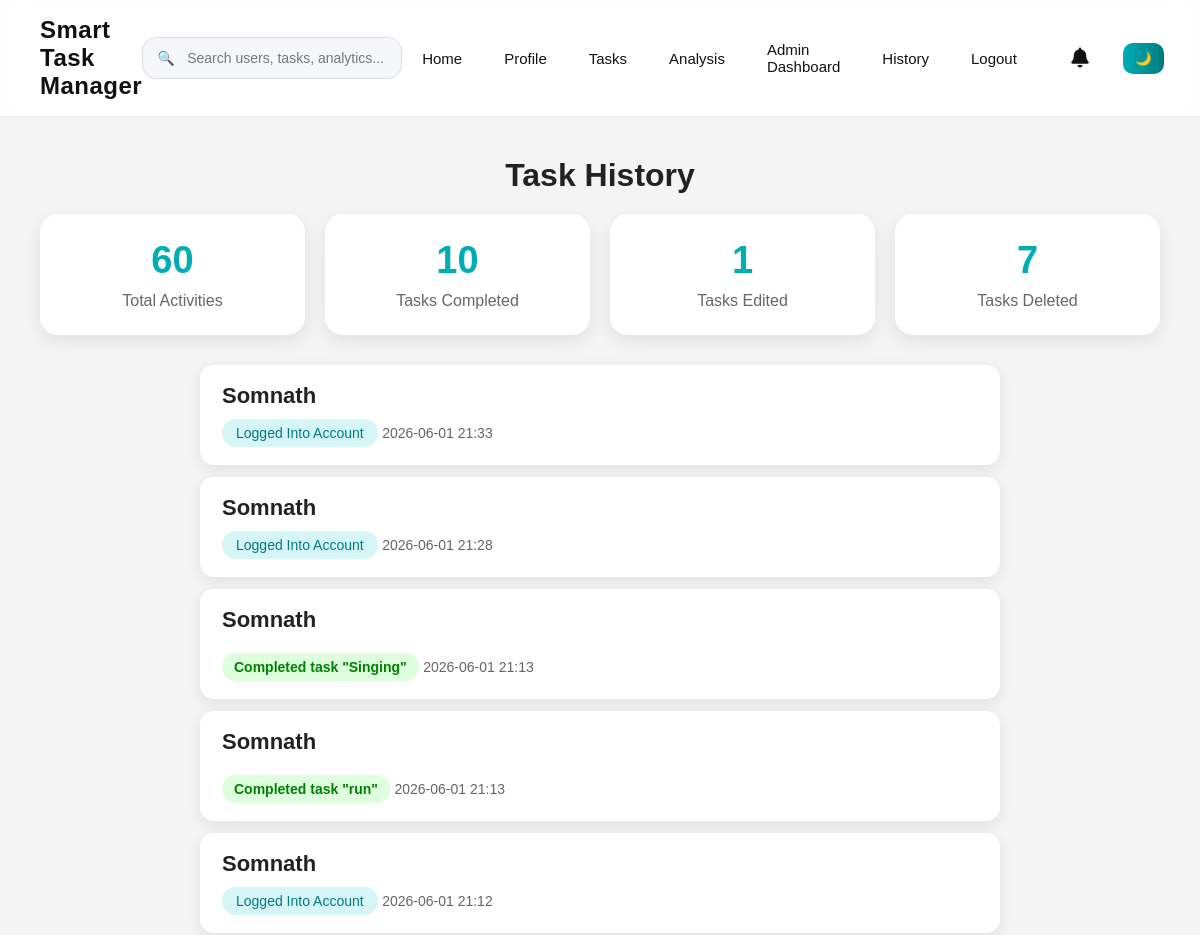
Page /history (signed in, upper part) on the earlier database version.
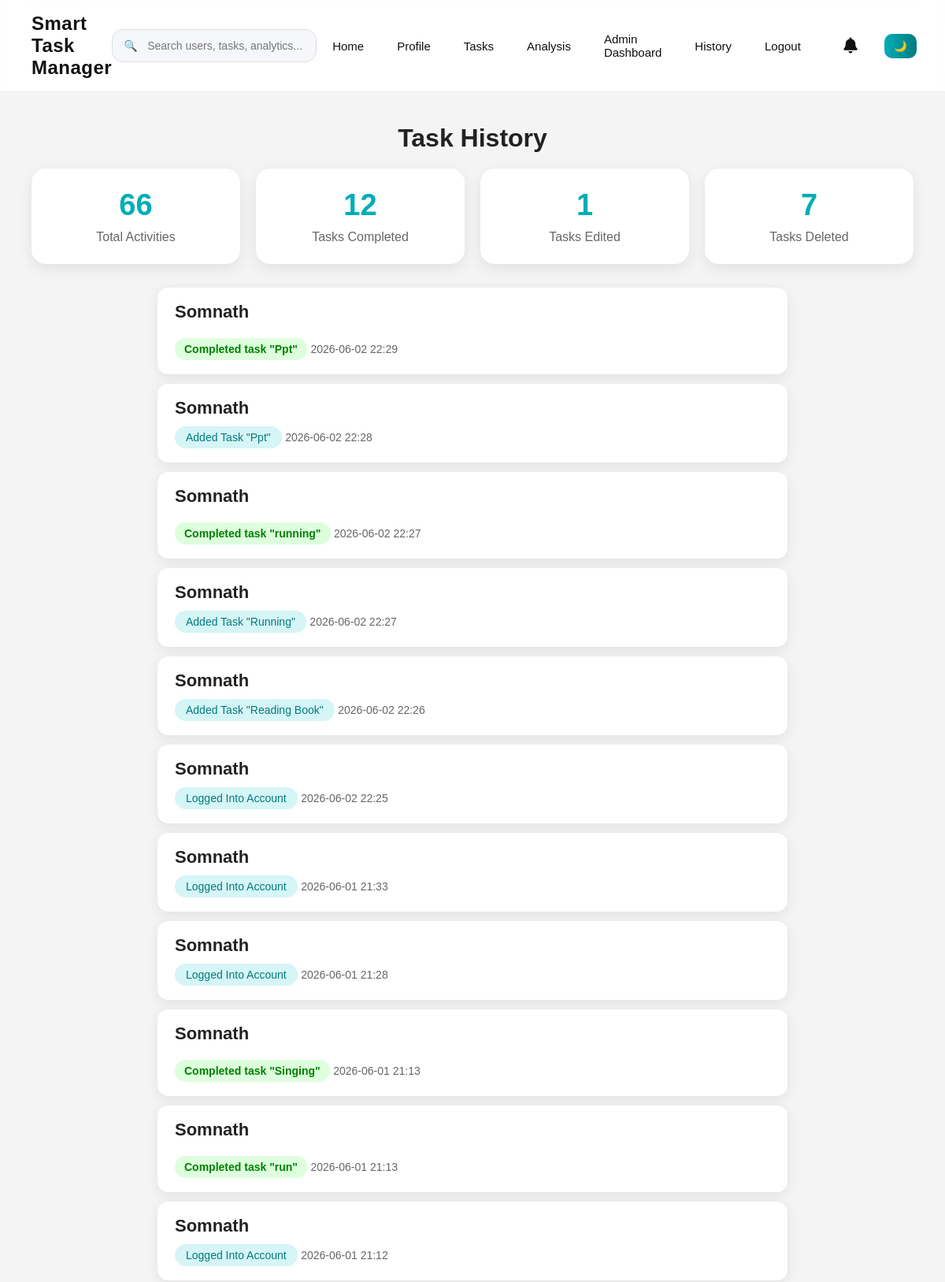
Same page on the later database version.
### tables this page shows
CREATE TABLE history (
    id INTEGER PRIMARY KEY AUTOINCREMENT,
    username TEXT,
    action TEXT,
    created_at TEXT
);

### app.py (the view, shortened to what this page needs)
@app.route('/history')
def history():
    if 'user' not in session:
        return redirect('/login')
    conn = sqlite3.connect("data.db")
    c = conn.cursor()
    if session.get('role') == 'admin':
        c.execute("""
            SELECT username, action, created_at
            FROM history
            ORDER BY id DESC
        """)
    history_data = c.fetchall()
    total_logs = len(history_data)
    completed_count = len([
        x for x in history_data
        if "Completed" in x[1]
        ])
    deleted_count = len([
        x for x in history_data
        if "Deleted" in x[1]
        ])
    conn.close()
    edited_count = len([
        x for x in history_data
        if "Edited task" in x[1]
        ])
    return render_template(
    "history.html",
    history_data=history_data,
    total_logs=total_logs,
    completed_count=completed_count,
    deleted_count=deleted_count,
    edited_count=edited_count
)

### app.py (called while the page is built)
@app.context_processor
def notification_count():
    if 'user' not in session:
        return dict(unread_count=0)
    conn = sqlite3.connect("data.db")
    c = conn.cursor()
    c.execute("""
        SELECT COUNT(*)
        FROM notifications
        WHERE username=?
        AND is_read=0
    """, (session['user'],))
    count = c.fetchone()[0]
    conn.close()
    return dict(unread_count=count)

### templates/history.html
{% extends "base.html" %}
{% block content %}
<div class="tasks-page">
    <h1>Task History</h1>
    <div class="history-stats">
        <div class="history-stat-card">
            <h2>{{ total_logs }}</h2>
            <p>Total Activities</p>
        </div>
        <div class="history-stat-card">
            <h2>{{ completed_count }}</h2>
            <p>Tasks Completed</p>
        </div>
        <div class="history-stat-card">
            <h2>{{ edited_count }}</h2>
            <p>Tasks Edited</p>
        </div>
        <div class="history-stat-card">
            <h2>{{ deleted_count }}</h2>
            <p>Tasks Deleted</p>
        </div>
    </div>
    <div class="history-container">
        {% for item in history_data %}
        <div class="history-item">
            <div class="task-left">
                <h3>{{ item[0] }}</h3>
                <p class="
    {% if 'Completed' in item[1] %}completed-badge
    {% elif 'Deleted' in item[1] %}overdue-badge
    {% elif 'Edited' in item[1] %}pending-badge
    {% else %}role-badge
    {% endif %}
">
                    {{ item[1] }}
                </p>
                <small>{{ item[2] }}</small>
            </div>
        </div>
        {% endfor %}
    </div>
</div>
{% endblock %}

Differences in the rows shown:
added history: username "Somnath", action "Completed task \"Ppt\"", created_at "2026-06-02 22:29"
added history: username "Somnath", action "Added Task \"Ppt\"", created_at "2026-06-02 22:28"
added history: username "Somnath", action "Completed task \"running\"", created_at "2026-06-02 22:27"
added history: username "Somnath", action "Added Task \"running\"", created_at "2026-06-02 22:27"
added history: username "Somnath", action "Added Task \"Reading Book\"", created_at "2026-06-02 22:26"
added history: username "Somnath", action "Logged Into Account", created_at "2026-06-02 22:25"
Other differences:
{{ total_logs }}: "60" → "66"
{{ completed_count }}: "10" → "12"
